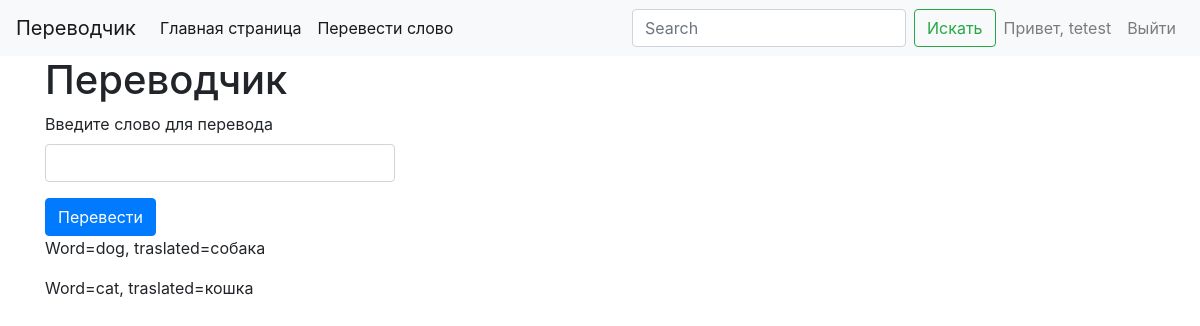
Page /word (signed in) on the earlier database version.
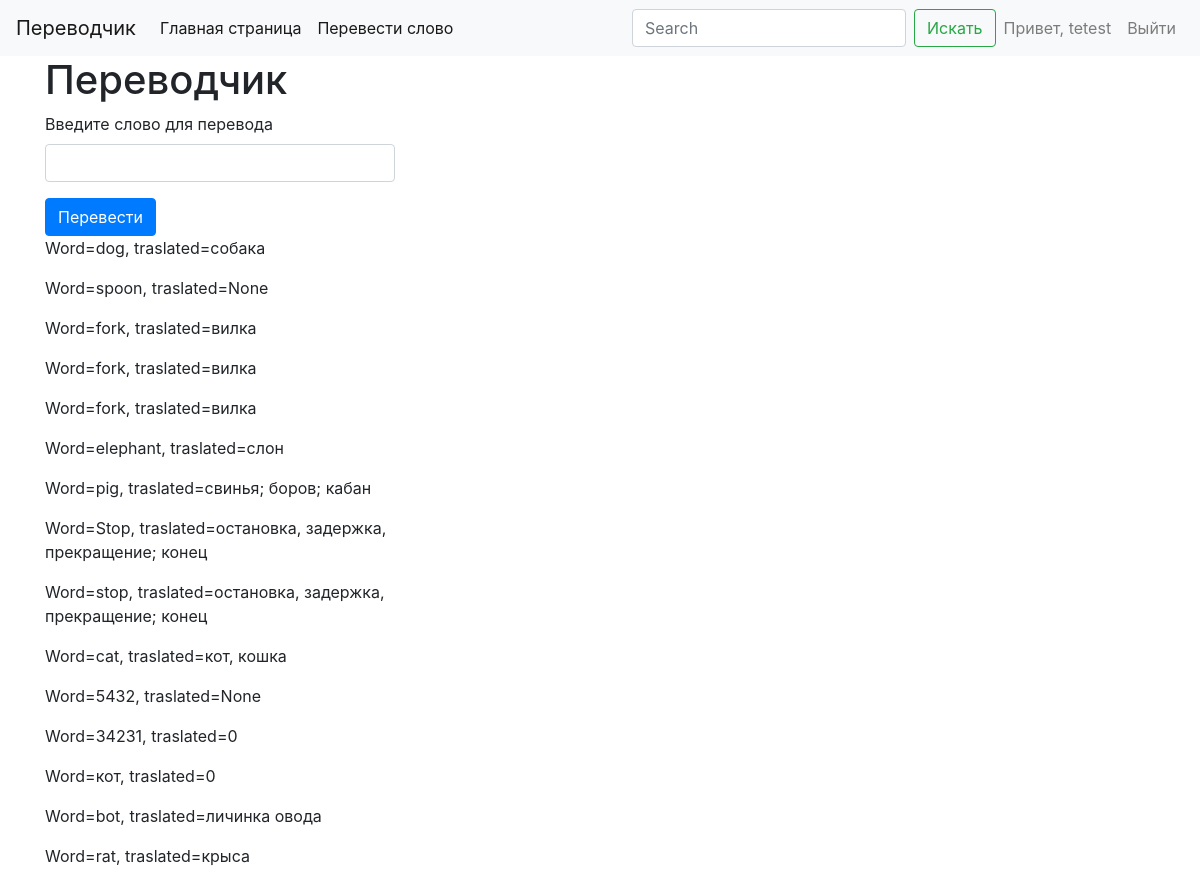
Same page on the later database version.
### webapp/model.py (models this page shows, shortened)
class User(db.Model, UserMixin):
    id = db.Column(db.Integer, primary_key=True)
    username = db.Column(db.String(50), index=True, unique=True)
    password = db.Column(db.String(128))
    role = db.Column(db.String(10), index=True)

class Cards(db.Model):
    id = db.Column(db.Integer, primary_key=True)
    original_word = db.Column(db.String(30))
    translatted_word = db.Column(db.String(140))
    def __repr__(self):
        return f'Word={self.original_word}, traslated={self.translatted_word}'

### webapp/__init__.py (the view)
    @app.route('/word')
    def word():
        title = "Переводчик"
        cards_db = Cards.query.all()
        word_form = WordForm()
        if current_user.is_authenticated:
            return render_template('word.html', page_title=title, cards=cards_db, form=word_form)
        else:
            flash('вы не вошли на сайт')
            return redirect(url_for('login'))

### webapp/forms.py
class WordForm(FlaskForm):
    submit = SubmitField('Перевести', render_kw={"class": "btn btn-primary"})
    word_for_translate = StringField('Введите слово для перевода', validators=[DataRequired()], render_kw={"class": "form-control"})

### webapp/templates/word.html (shortened to what this page needs)
{% extends "base.html" %}
{% block content %}
<div class="row">
    <div class="col-4">
        <form action="{{ url_for('word_process') }}" method="POST">
            <div class="form-group">
                {{ form.word_for_translate.label }}
                {{ form.word_for_translate }}
            </div>
            {{ form.submit() }}
        </form>
        {% for card in cards %}
        <div><p>{{ card }}</p></div>
        {% endfor %}
    </div>
    <div class="col-8">
    </div>
</div>
{% endblock %}

### webapp/templates/base.html (shortened to what this page needs)
<!doctype html>
<html lang="ru">
  <head>
    <link rel="stylesheet" href="https://stackpath.bootstrapcdn.com/bootstrap/4.1.3/css/bootstrap.min.css">
  </head>
  <body>
    {% include 'menu.html' %}
    <div class="container">
        <h1>{{ page_title }}</h1>
        {% block content %}{% endblock %}
    </div>
  </body>
</html>

### webapp/templates/menu.html (shortened to what this page needs)
<nav class="navbar navbar-expand-lg navbar-light bg-light">
    <a class="navbar-brand" href="#">Переводчик</a>
    <div class="collapse navbar-collapse" id="navbarSupportedContent">
      <ul class="navbar-nav mr-auto">
        <li class="nav-item active">
          <a class="nav-link" href="/">Главная страница </span></a>
        </li>
        <li class="nav-item active">
          <a class="nav-link" href="{{ url_for('word') }}">Перевести слово </span></a>
        </li>
      </ul>
      <form class="form-inline my-2 my-lg-0">
        <input class="form-control mr-sm-2" type="search" placeholder="Search" aria-label="Search">
        <button class="btn btn-outline-success my-2 my-sm-0" type="submit">Искать</button>
      </form>
      <ul class="navbar-nav">
        {% if current_user.is_authenticated %}
          <li class="nav-item">
            <span class="nav-link">Привет, {{current_user.username}}</span>
          </li>
          <li class="nav-item">
            <a class="nav-link" href="{{ url_for('logout') }}">Выйти</a>
          </li>
        {% endif %}
      </ul>
    </div>
  </nav>

Differences in the rows shown:
removed Cards: original_word+translatted_word "Word=cat, traslated=кошка"
added Cards: original_word+translatted_word "Word=spoon, traslated=None"
added Cards: original_word+translatted_word "Word=fork, traslated=вилка"
added Cards: original_word+translatted_word "Word=fork, traslated=вилка"
added Cards: original_word+translatted_word "Word=fork, traslated=вилка"
added Cards: original_word+translatted_word "Word=elephant, traslated=слон"
added Cards: original_word+translatted_word "Word=pig, traslated=свинья; боров; кабан"
added Cards: original_word+translatted_word "Word=Stop, traslated=остановка, задержка, прекращение; конец"
added Cards: original_word+translatted_word "Word=stop, traslated=остановка, задержка, прекращение; конец"
added Cards: original_word+translatted_word "Word=cat, traslated=кот, кошка"
added Cards: original_word+translatted_word "Word=5432, traslated=None"
added Cards: original_word+translatted_word "Word=34231, traslated=0"
added Cards: original_word+translatted_word "Word=кот, traslated=0"
added Cards: original_word+translatted_word "Word=bot, traslated=личинка овода"
added Cards: original_word+translatted_word "Word=rat, traslated=крыса"
